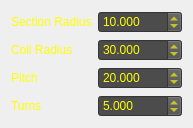
<?xml version="1.0" encoding="UTF-8"?>
<ui version="4.0">
 <class>SpringEditor</class>
 <widget class="QDialog" name="SpringEditor">
  <property name="geometry">
   <rect>
    <x>0</x>
    <y>0</y>
    <width>169</width>
    <height>122</height>
   </rect>
  </property>
  <property name="windowTitle">
   <string>SpringEditor</string>
  </property>
  <layout class="QGridLayout" name="gridLayout">
   <item row="0" column="0">
    <layout class="QHBoxLayout" name="horizontalLayout">
     <item>
      <layout class="QVBoxLayout" name="verticalLayout">
       <item>
        <widget class="QLabel" name="label">
         <property name="styleSheet">
          <string notr="true">color: rgb(255, 255, 0);</string>
         </property>
         <property name="text">
          <string>Section Radius</string>
         </property>
        </widget>
       </item>
       <item>
        <widget class="QLabel" name="label_2">
         <property name="styleSheet">
          <string notr="true">color: rgb(255, 255, 0);</string>
         </property>
         <property name="text">
          <string>Coil Radius</string>
         </property>
        </widget>
       </item>
       <item>
        <widget class="QLabel" name="label_3">
         <property name="styleSheet">
          <string notr="true">color: rgb(255, 255, 0);</string>
         </property>
         <property name="text">
          <string>Pitch</string>
         </property>
        </widget>
       </item>
       <item>
        <widget class="QLabel" name="label_4">
         <property name="styleSheet">
          <string notr="true">color: rgb(255, 255, 0);</string>
         </property>
         <property name="text">
          <string>Turns</string>
         </property>
        </widget>
       </item>
      </layout>
     </item>
     <item>
      <layout class="QVBoxLayout" name="verticalLayout_2">
       <item>
        <widget class="QDoubleSpinBox" name="doubleSpinBoxSecRad">
         <property name="styleSheet">
          <string notr="true">color: rgb(255, 255, 0);
background-color: rgb(76, 76, 76);
</string>
         </property>
         <property name="decimals">
          <number>3</number>
         </property>
         <property name="minimum">
          <double>0.001000000000000</double>
         </property>
         <property name="maximum">
          <double>99999.000000000000000</double>
         </property>
         <property name="singleStep">
          <double>0.100000000000000</double>
         </property>
         <property name="value">
          <double>10.000000000000000</double>
         </property>
        </widget>
       </item>
       <item>
        <widget class="QDoubleSpinBox" name="doubleSpinBoxCoilRad">
         <property name="styleSheet">
          <string notr="true">color: rgb(255, 255, 0);
background-color: rgb(76, 76, 76);
</string>
         </property>
         <property name="decimals">
          <number>3</number>
         </property>
         <property name="minimum">
          <double>0.001000000000000</double>
         </property>
         <property name="maximum">
          <double>99999.000000000000000</double>
         </property>
         <property name="singleStep">
          <double>0.100000000000000</double>
         </property>
         <property name="value">
          <double>30.000000000000000</double>
         </property>
        </widget>
       </item>
       <item>
        <widget class="QDoubleSpinBox" name="doubleSpinBoxPitch">
         <property name="styleSheet">
          <string notr="true">color: rgb(255, 255, 0);
background-color: rgb(76, 76, 76);
</string>
         </property>
         <property name="decimals">
          <number>3</number>
         </property>
         <property name="minimum">
          <double>0.001000000000000</double>
         </property>
         <property name="maximum">
          <double>99999.000000000000000</double>
         </property>
         <property name="singleStep">
          <double>0.100000000000000</double>
         </property>
         <property name="value">
          <double>20.000000000000000</double>
         </property>
        </widget>
       </item>
       <item>
        <widget class="QDoubleSpinBox" name="doubleSpinBoxTurns">
         <property name="styleSheet">
          <string notr="true">color: rgb(255, 255, 0);
background-color: rgb(76, 76, 76);
</string>
         </property>
         <property name="decimals">
          <number>3</number>
         </property>
         <property name="minimum">
          <double>0.001000000000000</double>
         </property>
         <property name="maximum">
          <double>99999.000000000000000</double>
         </property>
         <property name="singleStep">
          <double>0.100000000000000</double>
         </property>
         <property name="value">
          <double>5.000000000000000</double>
         </property>
        </widget>
       </item>
      </layout>
     </item>
    </layout>
   </item>
  </layout>
 </widget>
 <layoutdefault spacing="6" margin="11"/>
 <resources/>
 <connections/>
</ui>
